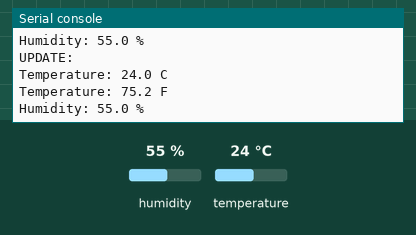
A program run on a simulated ESP32 board running MicroPython. Shown: the last lines printed to the serial console. The inputs (shaded band) are chosen by the test bench; at power-on: humidity 55 %, temperature 24 °C.

Above: at 1.2 s.
1.3 s: humidity set to 22 %
At 1.8 s:
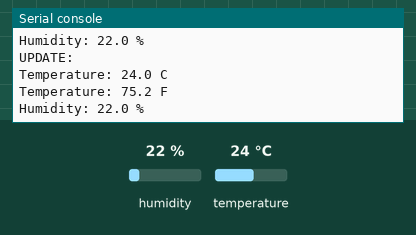
2.8 s: temperature set to 12 °C
At 3.3 s:
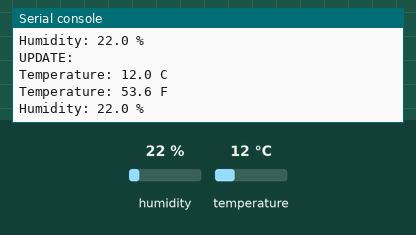
4.3 s: humidity set to 40 %
At 4.8 s:
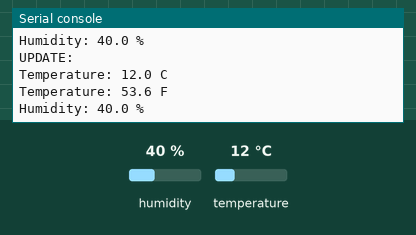
Timing chart, 0 to 7.3 s (numbered marks = the images above; inputs shaded):
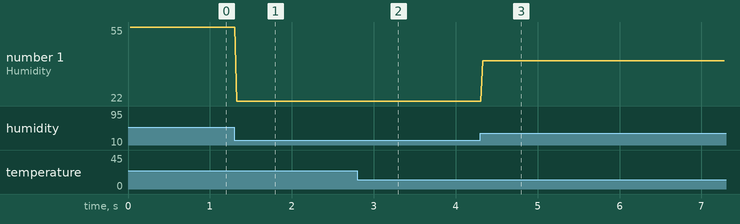

The program:

TemperatureHumidity.py
```python
from machine import Pin
from machine import sleep
import dht

sensor = dht.DHT11(Pin(14))

while True:
    try:
        sleep(2)
        sensor.measure()
        temperatura = sensor.temperature()
        humidity = sensor.humidity()
        temperatura_f = temperatura * (9/5) + 32.0
        print("UPDATE:")
        print("Temperature: %3.1f C" %temperatura)
        print("Temperature: %3.1f F" %temperatura_f)
        print("Humidity: %3.1f %%" %humidity)
    except OSError as e:
        pass
```

Measured:
- after the input at 1.3 s, the serial console: prints a new line at once (image 1)
- after the input at 2.8 s, the serial console: prints a new line at once (image 2)
- after the input at 4.3 s, the serial console: prints a new line at once (image 3)
- plotted number 1: 55 → 22 after the input at 1.3 s, 22 → 40 after the input at 4.3 s
